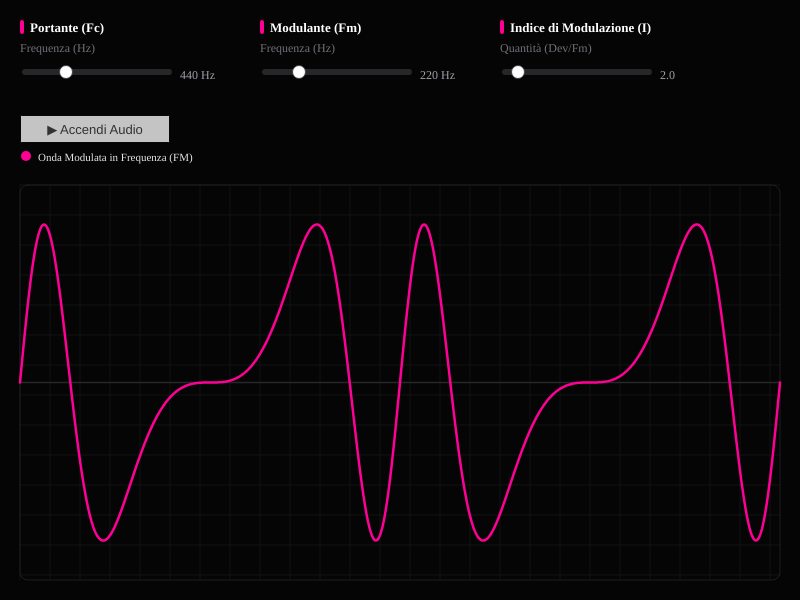
Frame 1 (no input)
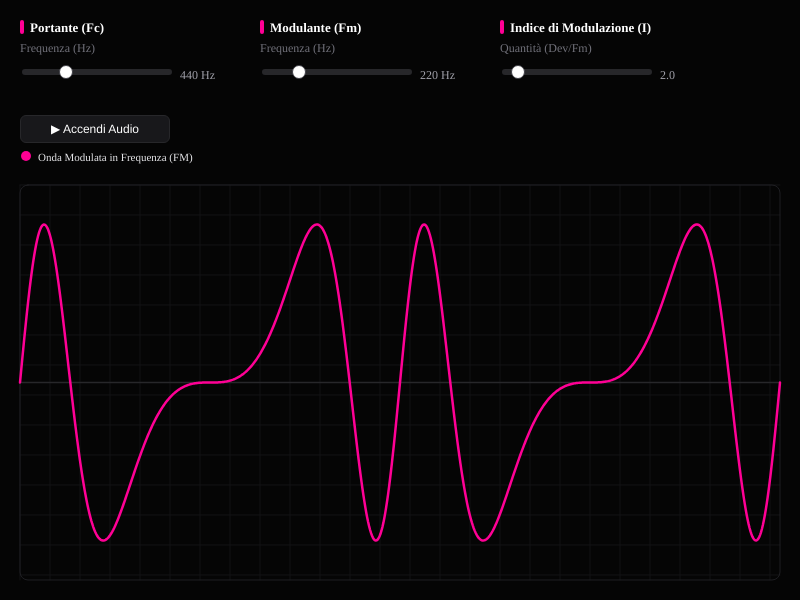
Frame 60 (no input)
Frame 120 (the mouse pressed at the canvas centre since frame 60): identical to frame 60, image omitted

The p5.js sketch that drew these frames (run headless with seeded random() and noise() and a simulated clock; from frame 60 on, the mouse is pressed at the canvas centre):

// p5.js sketch
// ── sketch.js
// --- Parametri Iniziali ---
let fc = 440;
let fm = 220;
let I = 2;

// --- Tracker per Ottimizzazione Audio (come in fourier_waves) ---
let lastFc = -1;
let lastFm = -1;
let lastI = -1;

// --- Oscillatori Audio (Web Audio API) ---
let audioCtx = null;
let carrierOsc = null;
let modulatorOsc = null;
let modulatorGain = null;
let masterGain = null;
let isAudioPlaying = false;

// --- Animazione e UI ---
let animT = 0;
let fcSlider, fmSlider, iSlider;
let btnPlay;

// --- Colori Tema (Stile Fourier Waves) ---
const COL_BG  = '#050505';   
const COL_W1  = '#ff0095'; // Azzurro Portante
const COL_W2  = '#ff0095'; // Rosa Modulante
const COL_SUM = '#ff0095'; // Verde Segnale FM
const COL_TEXT = '#ffffff';

function setup() {
  createCanvas(800, 600);
  
  // Iniezione CSS per replicare esattamente lo stile grafico richiesto
  createElement('style', `
    .slider-custom { -webkit-appearance: none; background: #27272a !important; height: 6px !important; border-radius: 3px !important; outline: none; }
    .slider-custom::-webkit-slider-thumb { -webkit-appearance: none; background: #ffffff !important; width: 14px !important; height: 14px !important; border-radius: 50% !important; cursor: pointer; border: 1px solid #3f3f46 !important; }
    .btn-custom { background: #18181b !important; color: #ffffff !important; border: 1px solid #27272a !important; border-radius: 6px !important; font-family: "Neue Haas Unica", sans-serif !important; font-size: 12px !important; font-weight: 500 !important; cursor: pointer; transition: all 0.2s ease !important; }
    .btn-custom:hover { background: #27272a !important; border-color: #3f3f46 !important; }
    .btn-custom.active-playing { background: #10b98122 !important; color: #4ade80 !important; border-color: #047857 !important; font-weight: bold !important; }
  `);

  textFont('neue-haas-unica');

  // --- Creazione UI ---
  // makeSlider(min, max, val, step, x, y, width)
  fcSlider = makeSlider(50, 1500, fc, 1,   20,  67, 150);
  fmSlider = makeSlider(1, 1000, fm, 1,    260, 67, 150);
  iSlider  = makeSlider(0, 30, I, 0.1,     500, 67, 150);

  btnPlay = makeButton('▶ Accendi Audio', 20, 115, 150, toggleAudioEngine);
}

function draw() {
  background(COL_BG);

  // 1. Lettura Parametri Correnti
  fc = fcSlider.value();
  fm = fmSlider.value();
  I = iSlider.value();

  // 2. Aggiornamento Audio Ottimizzato (Evita di inondare l'audio a 60fps)
  if (isAudioPlaying && audioCtx) {
    if (fc !== lastFc) { 
        carrierOsc.frequency.setValueAtTime(fc, audioCtx.currentTime); 
        lastFc = fc; 
    }
    if (fm !== lastFm) { 
        modulatorOsc.frequency.setValueAtTime(fm, audioCtx.currentTime); 
        lastFm = fm; 
    }
    if (I !== lastI || fm !== lastFm) { 
        let deviation = I * fm; 
        modulatorGain.gain.setValueAtTime(deviation, audioCtx.currentTime); 
        lastI = I; 
    }
    
    // Avanza l'animazione dell'oscilloscopio solo se in play
    animT += 0.05;
  }

  // 3. Rendering Interfaccia (Pannelli e Testi)
  drawPanelHeader(20,  20, 220, COL_W1,  'Portante (Fc)');
  drawPanelHeader(260, 20, 220, COL_W2,  'Modulante (Fm)');
  drawPanelHeader(500, 20, 220, COL_SUM, 'Indice di Modulazione (I)');

  drawLabel(20,  42, 'Frequenza (Hz)');
  drawLabel(260, 42, 'Frequenza (Hz)');
  drawLabel(500, 42, 'Quantità (Dev/Fm)');

  fill('#a1a1aa'); noStroke(); textSize(12); textAlign(LEFT);
  text(fc + ' Hz', 180, 79);
  text(fm + ' Hz', 420, 79);
  text(I.toFixed(1), 660, 79);

  // Legenda
  drawLegendDot(20, 160, COL_SUM, 'Onda Modulata in Frequenza (FM)');

  // 4. Rendering Griglia Oscilloscopio
  let gx = 20, gy = 185, gw = 760, gh = 395; 
  drawGrid(gx, gy, gw, gh, true);

  // 5. Calcolo e Disegno Forma d'Onda FM
  let visBaseCycles = 4;
  let visFc = 1; 
  let visRatio = fm / fc; 
  let visFm = visRatio * visFc;

  let N = 800; // Alta risoluzione per una curva morbida
  let yvals = [];

  for (let i = 0; i < N; i++) {
    // Normalizziamo l'asse X e applichiamo animT per lo scorrimento
    let tNorm = map(i, 0, N - 1, 0, TWO_PI * visBaseCycles);
    let t = tNorm - animT;
    
    // Formula esatta dell'FM
    let phase = visFc * t + I * sin(visFm * t);
    yvals.push(sin(phase));
  }

  // Tracciato
  stroke(COL_SUM); 
  strokeWeight(2.5); 
  noFill();
  
  let midY = gy + gh / 2;
  let scaleY = gh / 2.5; // Margine interno

  beginShape();
  for (let i = 0; i < N; i++) {
    let px = gx + map(i, 0, N - 1, 0, gw);
    let py = midY - yvals[i] * scaleY;
    // Vincoliamo l'onda dentro la griglia per pulizia
    py = constrain(py, gy, gy + gh);
    vertex(px, py);
  }
  endShape();
}

// ============================================================
// Motore Audio NATIVO
// ============================================================
function toggleAudioEngine() {
  if (!audioCtx) {
    audioCtx = new (window.AudioContext || window.webkitAudioContext)();
    
    carrierOsc = audioCtx.createOscillator();
    modulatorOsc = audioCtx.createOscillator();
    modulatorGain = audioCtx.createGain();
    masterGain = audioCtx.createGain();
    
    carrierOsc.type = 'sine';
    modulatorOsc.type = 'sine';
    
    // Connessioni FM routing
    modulatorOsc.connect(modulatorGain);
    modulatorGain.connect(carrierOsc.frequency);
    carrierOsc.connect(masterGain);
    masterGain.connect(audioCtx.destination);
    
    masterGain.gain.setValueAtTime(0.15, audioCtx.currentTime); // Volume sicuro
    
    carrierOsc.start();
    modulatorOsc.start();
  }

  if (!isAudioPlaying) {
    audioCtx.resume();
    btnPlay.html('■ Spegni Audio').addClass('active-playing');
    isAudioPlaying = true;
    
    // Forza reset dei tracker al resume
    lastFc = -1; 
  } else {
    audioCtx.suspend();
    btnPlay.html('▶ Accendi Audio').removeClass('active-playing');
    isAudioPlaying = false;
  }
}

// ============================================================
// Utility Rendering & UI (Ricalcate su fourier_waves.js)
// ============================================================
function drawGrid(gx, gy, gw, gh, drawCenterLine) {
  stroke('#121214'); strokeWeight(1);
  for (let i = gx; i < gx + gw; i += 30) line(i, gy, i, gy + gh);
  for (let j = gy; j < gy + gh; j += 30) line(gx, j, gx + gw, j);
  
  if (drawCenterLine) { 
    stroke('#27272a'); 
    strokeWeight(1.5); 
    line(gx, gy + gh/2, gx + gw, gy + gh/2); 
  }
  
  stroke('#1f1f23'); strokeWeight(1);
  noFill(); rect(gx, gy, gw, gh, 8);
}

function drawPanelHeader(x, y, w, col, label) {
  noStroke(); fill(col); rect(x, y, 4, 14, 2);
  fill('#ffffff'); textSize(13); textAlign(LEFT); textStyle(BOLD); 
  text(label, x + 10, y + 12); 
  textStyle(NORMAL);
}

function drawLabel(x, y, txt) { 
  fill('#71717a'); noStroke(); textSize(12); textAlign(LEFT); 
  text(txt, x, y + 10); 
}

function drawLegendDot(x, y, col, label) {
  noStroke(); fill(col); ellipse(x + 6, y - 4, 10, 10);
  fill('#e4e4e7'); textSize(11); textAlign(LEFT); text(label, x + 18, y + 1);
}

function makeSlider(mn, mx, val, step, x, y, w) {
  let s = createSlider(mn, mx, val, step).class('slider-custom');
  s.position(x, y); s.size(w, 18); 
  return s;
}

function makeButton(label, x, y, w, cb) {
  let b = createButton(label).class('btn-custom');
  b.position(x, y); b.size(w, 28); b.mousePressed(cb); 
  return b;
}
